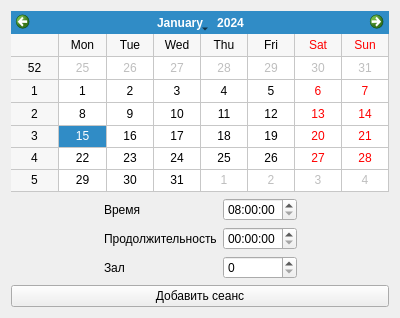
<?xml version="1.0" encoding="UTF-8"?>
<ui version="4.0">
 <class>AddSession</class>
 <widget class="QWidget" name="AddSession">
  <property name="geometry">
   <rect>
    <x>0</x>
    <y>0</y>
    <width>400</width>
    <height>318</height>
   </rect>
  </property>
  <property name="windowTitle">
   <string>Новый сеанс</string>
  </property>
  <property name="windowIcon">
   <iconset resource="resources/resources.qrc">
    <normaloff>:/images/ico.png</normaloff>:/images/ico.png</iconset>
  </property>
  <layout class="QVBoxLayout" name="verticalLayout_2">
   <item>
    <widget class="QCalendarWidget" name="calendarWidget">
     <property name="minimumDate">
      <date>
       <year>2023</year>
       <month>12</month>
       <day>1</day>
      </date>
     </property>
     <property name="firstDayOfWeek">
      <enum>Qt::Monday</enum>
     </property>
     <property name="gridVisible">
      <bool>true</bool>
     </property>
     <property name="dateEditAcceptDelay">
      <number>1500</number>
     </property>
    </widget>
   </item>
   <item>
    <layout class="QHBoxLayout" name="horizontalLayout">
     <item>
      <spacer name="horizontalSpacer">
       <property name="orientation">
        <enum>Qt::Horizontal</enum>
       </property>
       <property name="sizeHint" stdset="0">
        <size>
         <width>40</width>
         <height>20</height>
        </size>
       </property>
      </spacer>
     </item>
     <item>
      <layout class="QFormLayout" name="formLayout">
       <item row="1" column="0">
        <widget class="QLabel" name="label">
         <property name="text">
          <string>Время</string>
         </property>
        </widget>
       </item>
       <item row="1" column="1">
        <widget class="QTimeEdit" name="film_timeEdit">
         <property name="maximumTime">
          <time>
           <hour>18</hour>
           <minute>0</minute>
           <second>0</second>
          </time>
         </property>
         <property name="minimumTime">
          <time>
           <hour>8</hour>
           <minute>0</minute>
           <second>0</second>
          </time>
         </property>
        </widget>
       </item>
       <item row="3" column="0">
        <widget class="QLabel" name="label_2">
         <property name="text">
          <string>Зал</string>
         </property>
        </widget>
       </item>
       <item row="3" column="1">
        <widget class="QSpinBox" name="hall_num_spinBox"/>
       </item>
       <item row="2" column="1">
        <widget class="QTimeEdit" name="duration_timeEdit">
         <property name="maximumTime">
          <time>
           <hour>5</hour>
           <minute>0</minute>
           <second>0</second>
          </time>
         </property>
        </widget>
       </item>
       <item row="2" column="0">
        <widget class="QLabel" name="label_3">
         <property name="text">
          <string>Продолжительность</string>
         </property>
        </widget>
       </item>
      </layout>
     </item>
     <item>
      <spacer name="horizontalSpacer_2">
       <property name="orientation">
        <enum>Qt::Horizontal</enum>
       </property>
       <property name="sizeHint" stdset="0">
        <size>
         <width>40</width>
         <height>20</height>
        </size>
       </property>
      </spacer>
     </item>
    </layout>
   </item>
   <item>
    <widget class="QPushButton" name="confirm_pushButton">
     <property name="text">
      <string>Добавить сеанс</string>
     </property>
    </widget>
   </item>
  </layout>
 </widget>
 <resources>
  <include location="resources/resources.qrc"/>
 </resources>
 <connections/>
</ui>
